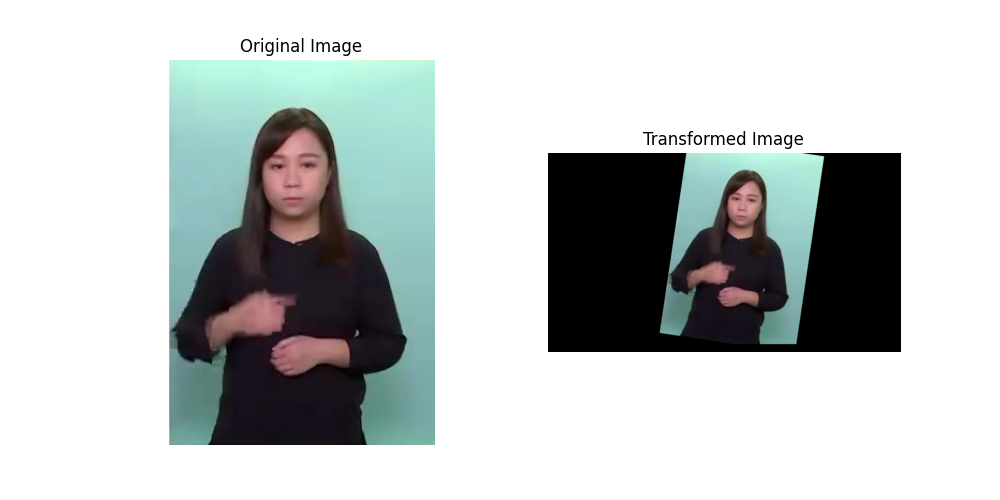
#> input picture archive/src_test/img_test/comparison_1.png, 1000 x 500 px
$ python -i cv_util.py   (imports and definitions only)
#> lines starting #> are read from the running program, lines starting #| are printed output that depends on the picture
import cv2
import numpy as np

def pad_to_size(image, target_size=(1920, 1080)):
    rows, cols, _ = image.shape
    target_cols, target_rows = target_size
    scale_factor = min(target_cols / cols, target_rows / rows)
    new_cols = int(cols * scale_factor)
    new_rows = int(rows * scale_factor)
    resized_image = cv2.resize(image, (new_cols, new_rows), interpolation=cv2.INTER_LINEAR)

    top = (target_rows - new_rows) // 2
    bottom = target_rows - new_rows - top
    left = (target_cols - new_cols) // 2
    right = target_cols - new_cols - left
    padded_image = cv2.copyMakeBorder(resized_image, top, bottom, left, right, cv2.BORDER_CONSTANT, value=[0, 0, 0])

    return padded_image

def apply_random_transformation(image, angle, tx, ty, scale):
    rows, cols, _ = image.shape

    # rotation
    M = cv2.getRotationMatrix2D((cols / 2, rows / 2), angle, 1)
    rotated_image = cv2.warpAffine(image, M, (cols, rows))

    # translation
    M = np.float32([[1, 0, tx], [0, 1, ty]])
    translated_image = cv2.warpAffine(rotated_image, M, (cols, rows))

    # scaling
    scaled_image = cv2.resize(translated_image, None, fx=scale[0], fy=scale[1], interpolation=cv2.INTER_LINEAR)

    # consistency
    final_image = cv2.resize(scaled_image, (cols, rows), interpolation=cv2.INTER_LINEAR)

    return final_image

def preprocess_image(image, target_size=(1920, 1080), angle=0, tx=0, ty=0, scale=(1, 1), reflection=False):
    # left-right reflection
    if reflection:
        image = cv2.flip(image, 1)
    # sharpen the image to improve the quality
    kernel = np.array([[-1, -1, -1], [-1, 9, -1], [-1, -1, -1]])
    image = cv2.filter2D(image, -1, kernel)
    # normalize the image
    image = cv2.normalize(image, None, 0, 255, cv2.NORM_MINMAX)
    padded_image = pad_to_size(image, target_size)
    transformed_image = apply_random_transformation(padded_image, angle, tx, ty, scale)
    # final_image = ensure_in_bounds(transformed_image, target_size)
    # return final_image
    return transformed_image

>>> import cv2
>>> picture = cv2.imread('../src_test/img_test/comparison_1.png')
#> picture is the input picture: shape (500, 1000, 3); mean B, G, R 198.1, 198.8, 193.8
>>> result = preprocess_image(picture)
#> in preprocess_image, `image = cv2.filter2D(image, -1, kernel)`:
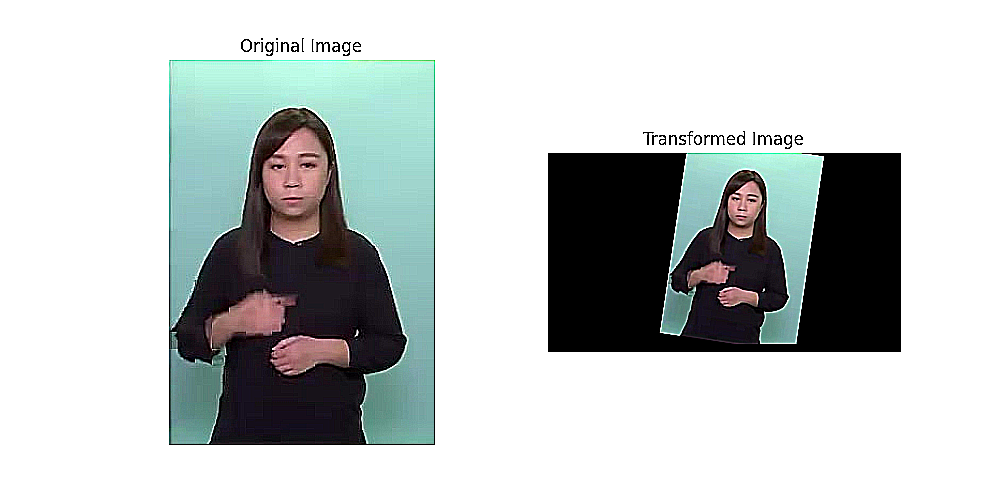
#> image: shape (500, 1000, 3); mean of channels 0, 1, 2 198.1, 198.9, 193.8; drawn as B, G, R
#> in pad_to_size, `padded_image = cv2.copyMakeBorder(resized_image, top, bottom, left, ri..`:
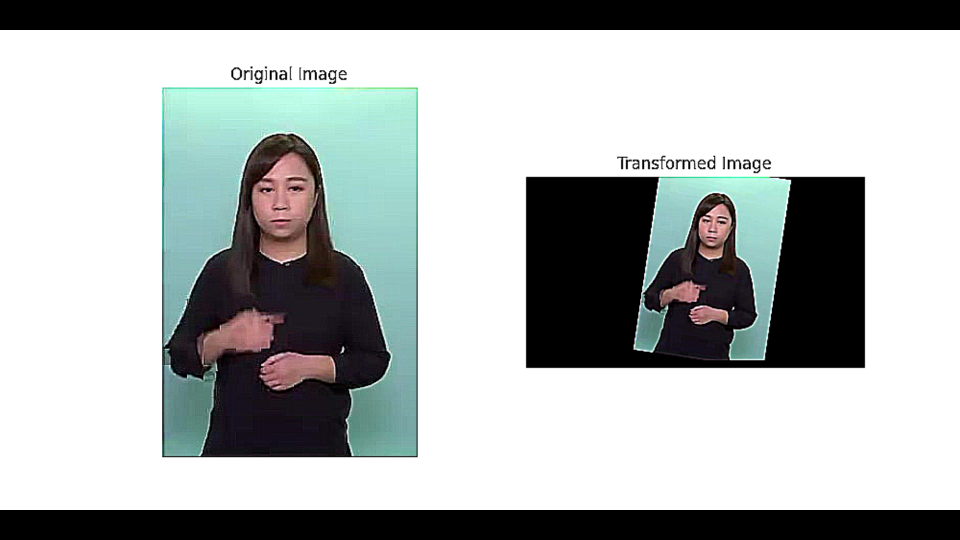
#> padded_image: shape (1080, 1920, 3) (shown at 1/2 size); mean of channels 0, 1, 2 176, 176.7, 172.2; drawn as B, G, R
